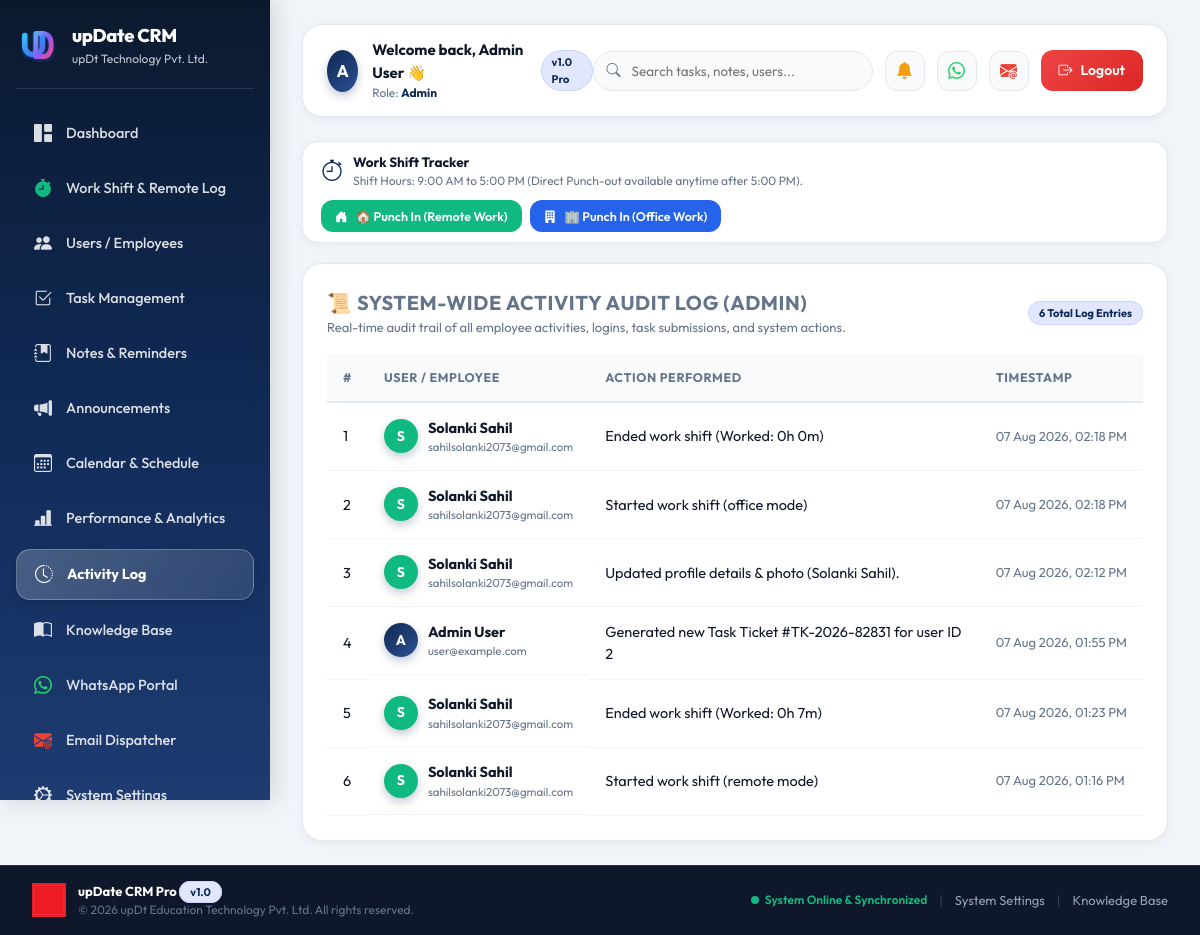
/admin/activity_log.php (signed in), run on the app's committed database.
### tables this page shows
CREATE TABLE `activity_log` (
  `id` int(11) NOT NULL AUTO_INCREMENT,
  `user_id` int(11) DEFAULT NULL,
  `action` varchar(200) DEFAULT NULL,
  `created_at` timestamp NOT NULL DEFAULT current_timestamp(),
  PRIMARY KEY (`id`)
);

CREATE TABLE `users` (
  `id` int(11) NOT NULL AUTO_INCREMENT,
  `name` varchar(100) NOT NULL,
  `email` varchar(100) NOT NULL,
  `password` varchar(255) NOT NULL,
  `phone` varchar(20) DEFAULT NULL,
  `status` enum('active','inactive') DEFAULT 'active',
  `role` enum('admin','user') DEFAULT 'user',
  `department` varchar(80) DEFAULT NULL,
  `designation` varchar(80) DEFAULT NULL,
  `emp_id` varchar(30) DEFAULT NULL,
  `joining_date` date DEFAULT NULL,
  `emergency_contact` varchar(100) DEFAULT NULL,
  `emergency_phone` varchar(30) DEFAULT NULL,
  `address` text DEFAULT NULL,
  `bio` text DEFAULT NULL,
  `profile_pic` varchar(255) DEFAULT NULL,
  PRIMARY KEY (`id`),
  UNIQUE KEY `email` (`email`)
);

### admin/activity_log.php (the view, shortened to what this page needs)
<?php
include __DIR__."/../includes/header.php";
$logs = $conn->query("
    SELECT a.*, COALESCE(u.name, 'System / Admin') AS user_name, u.email, u.role
    FROM activity_log a
    LEFT JOIN users u ON a.user_id = u.id
    ORDER BY a.created_at DESC
");
?>
<div class="card">
    <div style="display:flex; justify-content:space-between; align-items:center; margin-bottom:16px;">
        <div>
            <h3 style="font-size:20px; margin:0;">📜 System-Wide Activity Audit Log (Admin)</h3>
            <div style="font-size:13px; color:var(--text-muted); font-weight:400;">Real-time audit trail of all employee activities, logins, task submissions, and system actions.</div>
        </div>
        <span class="badge"><?php echo $logs ? $logs->num_rows : 0; ?> Total Log Entries</span>
    </div>
    <table>
        <thead>
            <tr>
                <th>#</th>
                <th>User / Employee</th>
                <th>Action Performed</th>
                <th>Timestamp</th>
            </tr>
        </thead>
        <tbody>
        <?php $i=1; if ($logs && $logs->num_rows > 0) { while($row = $logs->fetch_assoc()) { ?>
            <tr>
                <td><?php echo $i++; ?></td>
                <td style="display:flex; align-items:center; gap:10px;">
                    <div class="avatar-sm" style="width:34px; height:34px; font-size:14px; background:<?php echo ($row['role']??'')==='admin'?'var(--brand-gradient)':'#10b981'; ?>;">
                        <?php echo strtoupper(substr($row['user_name'], 0, 1)); ?>
                    </div>
                    <div>
                        <div style="font-weight:700; color:var(--text-dark);"><?php echo htmlspecialchars($row['user_name']); ?></div>
                        <div style="font-size:11.5px; color:var(--text-muted);"><?php echo htmlspecialchars($row['email'] ?? 'System Account'); ?></div>
                    </div>
                </td>
                <td><?php echo htmlspecialchars($row['action']); ?></td>
                <td style="color:#64748b; font-size:13px; white-space:nowrap;"><?php echo date('d M Y, h:i A', strtotime($row['created_at'])); ?></td>
            </tr>
        <?php } } else { ?>
            <tr><td colspan="4" style="text-align:center; color:#777; padding:20px;">No system activity logged yet.</td></tr>
        <?php } ?>
        </tbody>
    </table>
</div>
<?php include __DIR__."/../includes/footer.php"; ?>

### assets/css/style.css (style rules this page uses)
:root { --brand-primary: #102a56; --brand-gradient: linear-gradient(135deg, #102a56 0%, #1e3c72 50%, #2a5298 100%); --bg-main: #f1f5f9; --card-bg: #ffffff; --text-dark: #0f172a; --text-muted: #64748b; --border-light: #e2e8f0; --accent-blue: #2563eb; --accent-emerald: #10b981; --accent-rose: #ef4444; --accent-amber: #f59e0b; --shadow-sm: 0 2px 10px rgba(15, 23, 42, 0.05); --shadow-md: 0 12px 28px -6px rgba(15, 23, 42, 0.09); }
* { box-sizing: border-box; margin: 0; padding: 0; }
body { font-family: 'Outfit', -apple-system, BlinkMacSystemFont, 'Segoe UI', Roboto, sans-serif; background: var(--bg-main); color: var(--text-dark); font-size: 15px; line-height: 1.5; -webkit-font-smoothing: antialiased; }
.avatar-sm { width: 42px; height: 42px; border-radius: 50%; background: var(--brand-gradient); color: #fff; font-weight: 700; font-size: 17px; display: flex; align-items: center; justify-content: center; box-shadow: 0 4px 10px rgba(16, 42, 86, 0.25); }
.badge { font-size: 11px; background: #e0e7ff; border: 1px solid #c7d2fe; color: var(--brand-primary); padding: 3px 10px; border-radius: 999px; font-weight: 700; }
.card { background: var(--card-bg); border: 1px solid var(--border-light); border-radius: 20px; padding: 24px; box-shadow: var(--shadow-sm); transition: transform 0.2s, box-shadow 0.2s; }
.card h3 { margin: 0 0 10px 0; font-size: 14px; text-transform: uppercase; letter-spacing: 0.6px; color: var(--text-muted); font-weight: 700; }
table { width: 100%; border-collapse: collapse; margin-top: 12px; }
th { background: #f8fafc; color: var(--text-muted); font-size: 12.5px; font-weight: 700; text-transform: uppercase; letter-spacing: 0.6px; padding: 14px 16px; text-align: left; border-bottom: 2px solid var(--border-light); }
td { padding: 14px 16px; border-bottom: 1px solid #f1f5f9; font-size: 14.5px; vertical-align: middle; }

### data on the page
activity_log: user_name "S", user_name "Solanki Sahil", user.email "sahilsolanki2073@gmail.com", action "Ended work shift (Worked: 0h 0m)", created_at "07 Aug 2026, 02:18 PM"
activity_log: user_name "S", user_name "Solanki Sahil", user.email "sahilsolanki2073@gmail.com", action "Started work shift (office mode)", created_at "07 Aug 2026, 02:18 PM"
activity_log: user_name "S", user_name "Solanki Sahil", user.email "sahilsolanki2073@gmail.com", action "Updated profile details & photo (Solanki Sahil).", created_at "07 Aug 2026, 02:12 PM"
activity_log: user_name "A", user_name "Admin User", user.email "user@example.com", action "Generated new Task Ticket #TK-2026-82831 for user ID 2", created_at "07 Aug 2026, 01:55 PM"
activity_log: user_name "S", user_name "Solanki Sahil", user.email "sahilsolanki2073@gmail.com", action "Ended work shift (Worked: 0h 7m)", created_at "07 Aug 2026, 01:23 PM"
activity_log: user_name "S", user_name "Solanki Sahil", user.email "sahilsolanki2073@gmail.com", action "Started work shift (remote mode)", created_at "07 Aug 2026, 01:16 PM"

### other printed values
substr($name, 0, 1) "A"
$name "Admin User"
$role "Admin"
$logs->num_rows "6"
